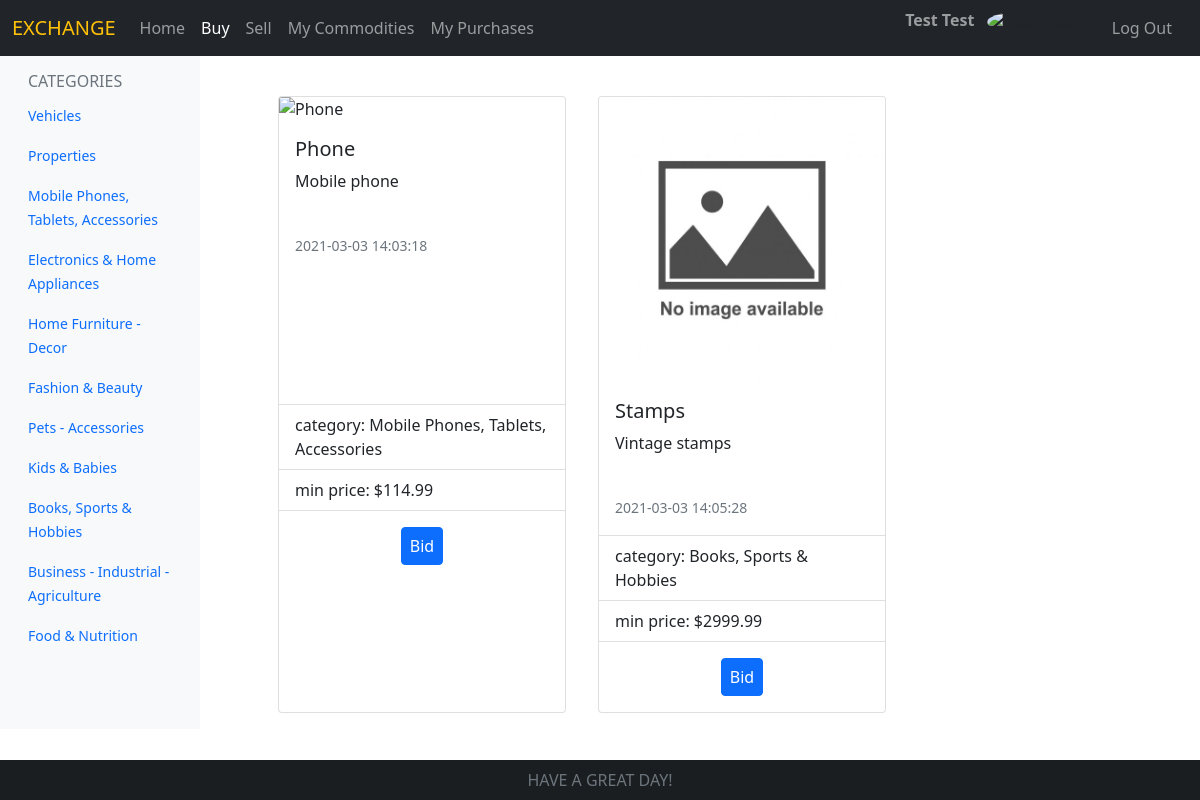
The app's page /buy (signed in) with its own data.
### tables this page shows
CREATE TABLE categories(id integer, name varchar(60) not null unique, primary key(id));

CREATE TABLE commodities(id integer, name VARCHAR(55), seller_id integer not null, min_price real not null,img text, buyer_id integer, price real, description text, category_id, created_at TIMESTAMP DEFAULT CURRENT_TIMESTAMP, bought_at TIMESTAMP, primary key(id), FOREIGN KEY(seller_id) REFERENCES users(id), FOREIGN KEY(buyer_id) REFERENCES users(id), FOREIGN KEY(category_id) REFERENCES categories(id));

### application.py (the view, shortened to what this page needs)
@app.route('/<category_id>', defaults={'category_id': None})
@app.route('/buy/<category_id>')
@login_required
def buy(category_id = None):
    categories = db.execute("SELECT * FROM categories")
    if not category_id:
        Commodities = db.execute("SELECT commodities.*, categories.name as category FROM commodities INNER JOIN categories on commodities.category_id = categories.id  WHERE commodities.seller_id != ? AND commodities.buyer_id IS NULL", session['user_id'])
    return render_template("buy.html",categories = categories, commodities = Commodities, buy_link ="active",category_id = category_id )

### application.py (called while the page is built)
@app.after_request
def after_request(response):
    response.headers["Cache-Control"] = "no-cache, no-store, must-revalidate"
    response.headers["Expires"] = 0
    response.headers["Pragma"] = "no-cache"
    return response

### helpers.py (called while the page is built)
def login_required(f):
    @wraps(f)
    def decorated_function(*args, **kwargs):
        if session.get("user_id") is None:
            return redirect("/login")
        return f(*args, **kwargs)
    return decorated_function

### templates/buy.html (shortened to what this page needs)
{% extends "layout.html" %}
{% block content %}
    <div class="container-fluid mb-5">
        <div class="row">
            <nav id="sidebarMenu" class="col-md-3 col-lg-2 d-md-block bg-light sidebar collapse">
              <div class="position-sticky pt-3">
                 <h6 class = "sidebar-heading d-flex justify-content-between align-items-center px-3 mb-1 text-muted"> CATEGORIES </h6>
                <ul class="nav flex-column">
                    {% for cat in categories %}
                      <li class="nav-item">
                        <a class="nav-link" {% if cat.id == category_id %}style="color: #292b2c; font-weight:bold;" {% endif %} aria-current="page" href="/buy/{{cat.id}}">
                          <small>{{ cat.name }} </small>
                        </a>
                      </li>
                  {% endfor %}
                </ul>
              </div>
            </nav>
             {% if commodities == [] %}
             <div class= "col-md-9 ms-sm-auto col-lg-10 px-md-4 mt-5 text-center">
                 <h3 class=""> No Commodities Found!</h3>
             </div>
            {% else %}
                <div class = "w-75 ms-auto me-auto d-flex flex-wrap mt-4">
                    {% for com in commodities %}
                    <div class="card m-3" style="width: 18rem;">
                          <div class="card-body">
                            <h5 class="card-title">{{ com.name }}</h5>
                            <p class="card-text">{{ com.description }}</p>
                            <br>
                            <small class="text-muted">
                            </small>
                          </div>
                          <ul class="list-group list-group-flush">
                                <li class="list-group-item">category: {{ com.category }}</li>
                                <li class="list-group-item">min price: &#36;{{ com.min_price }}</li>
                          </ul>
                          <div class="card-body text-center">
                                <a href="/commodity-details/{{ com.id }}" class="btn btn-primary stretched-link px-2">Bid</a>
                            </div>
                    </div>
                    {% endfor %}
                </div>
            {% endif %}
            </div>
        </div>
{% endblock %}

### templates/layout.html (shortened to what this page needs)
<!DOCTYPE html>
<html lang="en">
  <head>
    <link href="https://cdn.jsdelivr.net/npm/bootstrap@5.0.0-beta2/dist/css/bootstrap.min.css" rel="stylesheet">
  </head>
  <body>
        <nav class="navbar navbar-expand-lg navbar-dark bg-dark">
          <div class="container-fluid">
            <a class="navbar-brand text-warning" href="/">EXCHANGE</a>
            <div class="collapse navbar-collapse" id="navbarNav">
                {% if session.user_id %}
                    <ul class="navbar-nav mr-auto">
                        <li class="nav-item"><a class="nav-link {% if home_link %} {{ home_link }} {% endif %}" href="/">Home</a></li>
                        <li class="nav-item"><a class="nav-link {% if buy_link %} {{ buy_link }} {% endif %}" href="/buy">Buy</a></li>
                        <li class="nav-item"><a class="nav-link {% if sell_link %} {{ sell_link }} {% endif %}" href="/sell">Sell</a></li>
                        <li class="nav-item"><a class="nav-link  {% if myCommodities_link %} {{ myCommodities_link }} {% endif %}" href="/myCommodities">My Commodities</a></li>
                        <li class="nav-item"><a class="nav-link  {% if myPurchases_link %} {{ myPurchases_link }} {% endif %}" href="/myPurchases">My Purchases</a></li>
                    </ul>
                    <ul class="navbar-nav ms-auto me-2">
                        <li class="nav-item me-3">
                          <span class="navbar-text me-2 fw-bold"> {{session.user.fname|capitalize +" " + session.user.lname|capitalize }} </span>
                          <img src= "{% if session.user.imgURL %} {{ url_for('static', filename='/uploads/' + session.user.imgURL) }} {% else %} {{ url_for('static', filename='/images/user.png') }} {% endif %}" alt="user-image" class="rounded-circle" width="40" height="40">
                        </li>
                        <li class="nav-item"><a class="nav-link" href="/logout">Log Out</a></li>
                    </ul>
               {% else %}
                    <ul class="navbar-nav ms-auto me-2">
                        <li class="nav-item"><a class="nav-link {% if signup_link %} {{ signup_link }} {% endif %}" href="/signup">Sign Up</a></li>
                        <li class="nav-item"><a class="nav-link {% if login_link %} {{ login_link }} {% endif %}" href="/login">Log In</a></li>
                    </ul>
                {% endif %}
            </div>
          </div>
        </nav>
        <main>
            {% block content %}{% endblock %}
        </main>
        <footer class="bg-dark text-center text-muted text-small fixed-bottom">
          <div class="text-center p-2" style="background-color: rgba(0, 0, 0, 0.2);">
            HAVE A GREAT DAY!
          </div>
        </footer>
  </body>
</html>

### records on screen
categories: name "Vehicles"
categories: name "Properties"
categories: name "Mobile Phones, Tablets, Accessories"
categories: name "Electronics & Home Appliances"
categories: name "Home Furniture - Decor"
categories: name "Fashion & Beauty"
categories: name "Pets - Accessories"
categories: name "Kids & Babies"
categories: name "Books, Sports & Hobbies"
categories: name "Business - Industrial - Agriculture"
categories: name "Food & Nutrition"

### other values on screen
{{ session.user.fname|capitalize +" " + session.user.lname|capitalize }} "Test Test"
